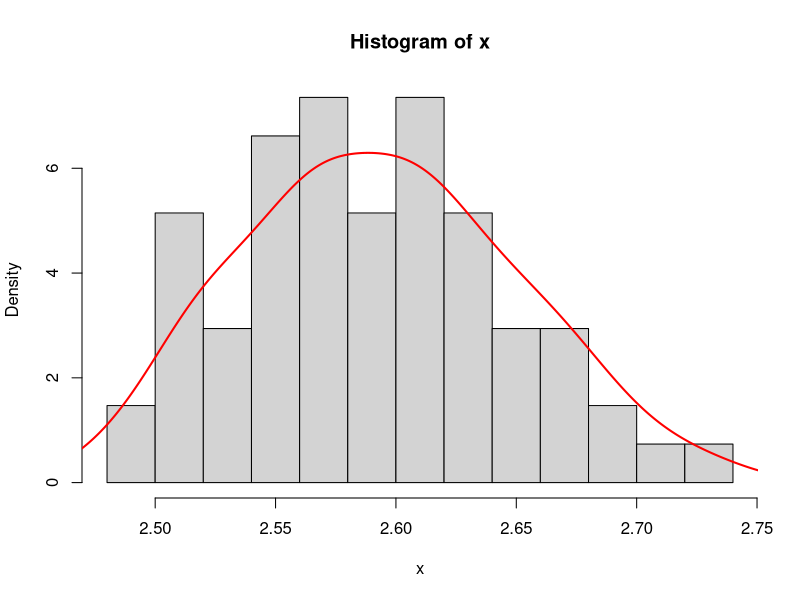

Generate this figure with R:

x=c(2.61,2.62,2.65,2.56,2.68,2.51,2.56,2.62,2.63,2.57,2.60,2.53,2.69,2.53,2.67,2.66,2.63,2.52,2.61,2.60,2.52,2.62,2.67,2.58,2.61,2.64,2.49,2.58,2.61,2.53,2.53,2.57,2.66,2.51,2.57,2.55,2.57,2.56,2.52,2.58,2.64,2.59,2.57,2.58,2.52,2.61,2.55,2.55,2.73,2.51,2.61,2.71,2.64,2.59,2.60,2.64,2.56,2.60,2.57,2.48,2.60,2.61,2.55,2.66,2.69,2.56,2.64,2.67)
n=length(x)
media=mean(x)
std=sd(x)

hist(x,freq=FALSE,breaks=10)
lines(density(x),col="red",lwd=2)
media
std

tmin=qt(0.025,n-1)
tmax=qt(0.975,n-1)
tmin
tmax

media+tmin*std/sqrt(n)
media+tmax*std/sqrt(n)
tmax*std/sqrt(n)